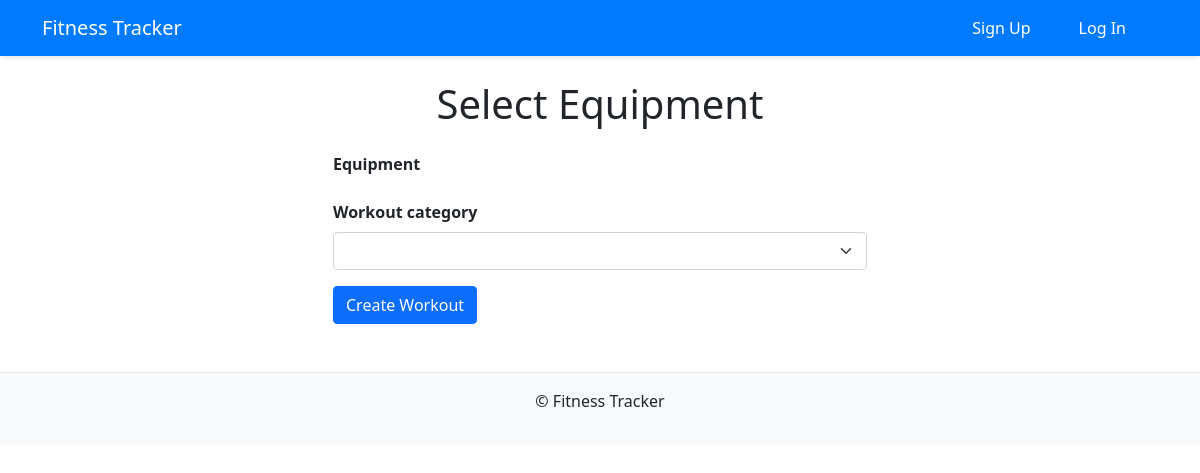
The page /1/select_equipment/ on the database as committed earlier.
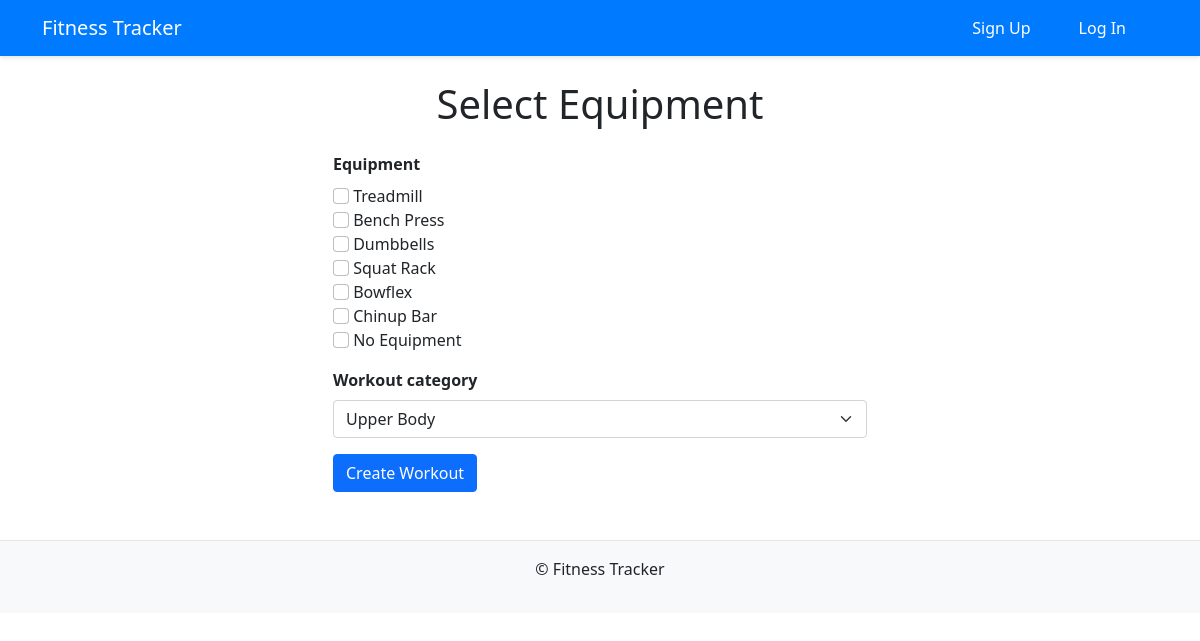
The same page on the database as committed later.
### core/models.py (models this page shows)
class GymEquipment(models.Model):
    EQUIPMENT_CHOICES = [
        ('Treadmill', 'Treadmill'),
        ('Bench Press', 'Bench Press'),
        ('Dumbbells', 'Dumbbells'),
        ('Squat Rack', 'Squat Rack'),
        ('Bowflex', 'Bowflex'),
        ('Chinup Bar', 'Chin Up Bar'),
        ('No Equipment', 'No Equipment')
    ]
    equipment = models.CharField(max_length=50, choices=EQUIPMENT_CHOICES, unique=True)
    def __str__(self):
        return self.equipment

### core/views.py (the view, shortened to what this page needs)
# urls.py: path('<int:athlete_pk>/select_equipment/', views.SelectEquipment.as_view(), name='select_equipment'),
class SelectEquipment(View, LoginRequiredMixin):
    def get(self, request, athlete_pk):
        form = WorkoutGeneratorForm()
        context = {'form': form}
        return render(request, 'core/select_equipment.html', context)

### core/forms.py
class WorkoutGeneratorForm(forms.Form):
    equipment = forms.ModelMultipleChoiceField(
        queryset=GymEquipment.objects.all(),
        widget=forms.CheckboxSelectMultiple,
    )
    workout_category = forms.ModelChoiceField(
        queryset=WorkoutCategory.objects.all(),
        empty_label=None,
    )

### core/models.py (called while the page is built)
    def __str__(self):
        return self.workout

### core/templates/core/select_equipment.html (shortened to what this page needs)
{% extends 'core/base.html' %}
{% block content %}
<div class="container">
    <h1 class="my-4 text-center">Select Equipment</h1>
    <div class="row justify-content-center">
        <div class="col-md-6">
            <form method="post" action=".">
                {% for field in form %}
                    <div class="mb-3">
                        <label for="{{ field.auto_id }}" class="fw-bold mb-2">{{ field.label }}</label> <br>
                        {% if field.name == "workout_category" %}
                            <select name="{{ field.html_name }}" id="{{ field.auto_id }}" class="form-select">
                                {% for choice in field.field.queryset %}
                                    <option value="{{ choice.pk }}" {% if choice.pk == field.value %}selected{% endif %}>{{ choice }}</option>
                                {% endfor %}
                            </select>
                        {% elif field.name == "equipment" %}
                            {% for choice in field.field.queryset %}
                                <input type="checkbox" name="{{ field.html_name }}" value="{{ choice.pk }}" id="{{ field.auto_id }}_{{ forloop.counter }}" {% if choice.pk in field.value %}checked{% endif %} class="form-check-input">
                                <label for="{{ field.auto_id }}_{{ forloop.counter }}" class="form-check-label">{{ choice }}</label><br>
                            {% endfor %}
                        {% else %}
                            {{ field }}
                        {% endif %}
                    </div>
                {% endfor %}
                <button type="submit" class="btn btn-primary">Create Workout</button>
            </form>
        </div>
    </div>
</div>
{% endblock content %}

### core/templates/core/base.html (shortened to what this page needs)
<!DOCTYPE html>
{% load static %}
<html lang="en">
<head>
    <link rel="stylesheet" href="{% static 'core/css/bootstrap.css' %}">
</head>
<body>
<nav class="navbar navbar-expand-lg">
    <div class="container">
        <a class="navbar-brand" href="{% url 'core:index' %}">Fitness Tracker</a>
        <div class="collapse navbar-collapse">
            {% if user.is_authenticated %}
            <ul class="navbar-nav">
                <li class="nav-item">
                    <a class="nav-link" href="{% url 'core:create_profile' %}">Create Profile</a>
                </li>
            </ul>
            <div class='d-flex ms-auto nav-link'>
                <a href="{% url 'core:logout' %}" class='nav-link'>Log Out</a>
            </div>
            {% else %}
            <div class='nav-item ms-auto d-flex'>
                <a href="{% url 'core:signup' %}" class='nav-link'>Sign Up</a>
                <a href="{% url 'core:login' %}" class='nav-link'>Log In</a>
            </div>
            {% endif %}
        </div>
    </div>
</nav>
    <main class="container mt-4">
        {% block content %}
        {% endblock %}
    </main>
    <footer class="bg-light py-3 mt-5">
        <div class="container text-center">
            <p>&copy; {{ year }} Fitness Tracker</p>
        </div>
    </footer>
</body>
</html>

### core/templates/core/base.html (style rules this page uses)
.navbar { background-color: #007bff; box-shadow: 0 2px 4px rgba(0,0,0,.1); }
.navbar-brand, .nav-link { color: white !important; margin-right: 1rem; }
footer { background-color: #f8f9fa; border-top: 1px solid #e5e5e5; }

Rows that differ between the two databases and show on the page:
added GymEquipment: equipment "Treadmill"
added GymEquipment: equipment "Bench Press"
added GymEquipment: equipment "Dumbbells"
added GymEquipment: equipment "Squat Rack"
added GymEquipment: equipment "Bowflex"
added GymEquipment: equipment "Chinup Bar"
added GymEquipment: equipment "No Equipment"
Other text that changed with them:
form field workout_category: (not shown) → "Upper Body"
